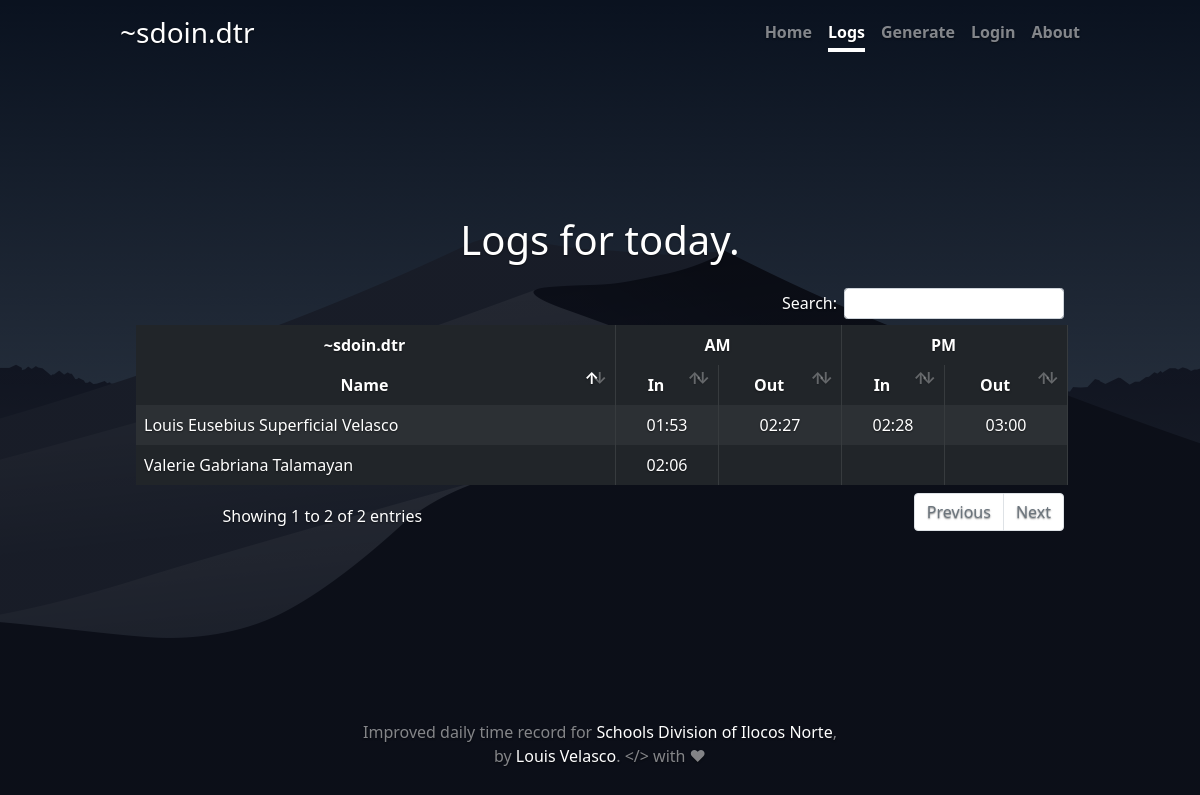
Page /logs on the earlier database version.
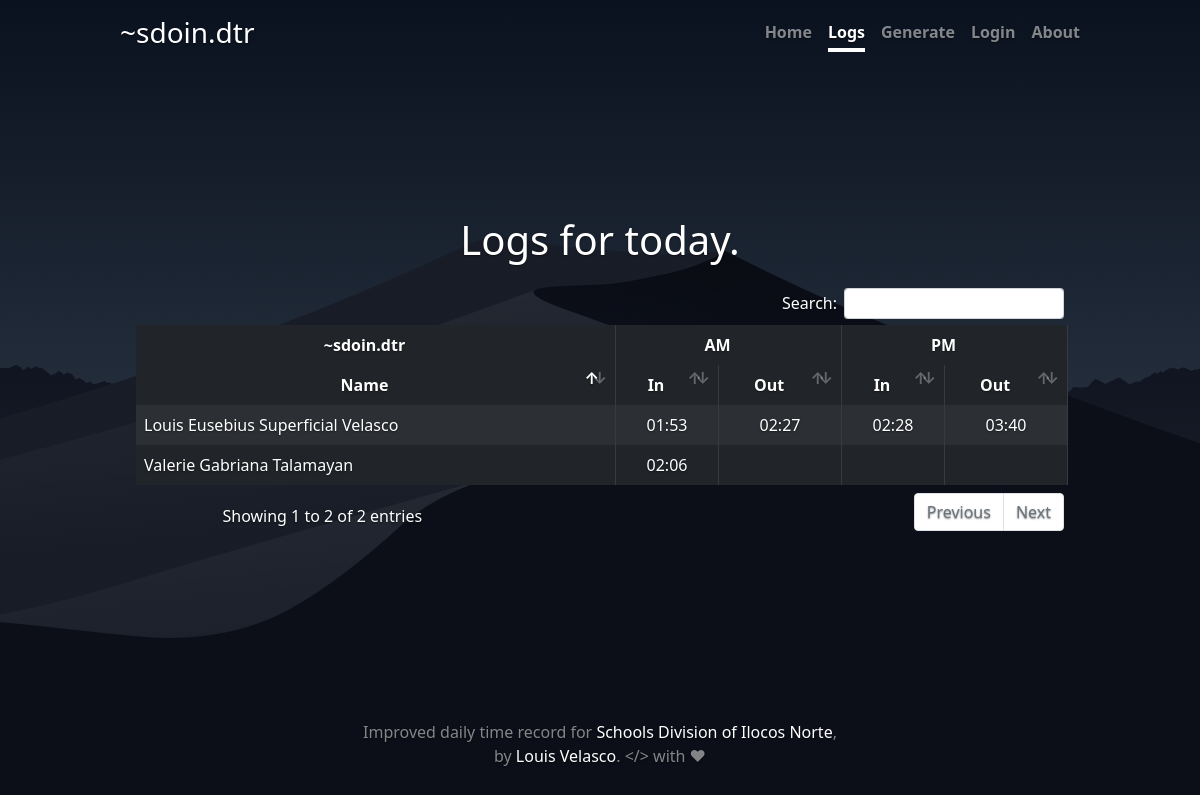
Same page on the later database version.
### website/models.py (models this page shows)
class Staff(db.Model):
    id = db.Column(db.Integer, primary_key=True)
    staff_id_no = db.Column(db.String(64), unique=True)
    name = db.Column(db.String(128))
    position = db.Column(db.String(64))
    gender = db.Column(db.String(10))
    address = db.Column(db.String(128))
    img = db.Column(db.String(128), unique=True)
    img_name = db.Column(db.String(128), nullable=False)
    img_mime = db.Column(db.String(128), nullable=False)
    dtr = db.relationship('DailyTimeRecord')

class DailyTimeRecord(db.Model):
    id = db.Column(db.Integer, primary_key=True)
    time_in_am = db.Column(db.DateTime(timezone=True))
    time_out_am = db.Column(db.DateTime(timezone=True))
    time_in_pm = db.Column(db.DateTime(timezone=True))
    time_out_pm = db.Column(db.DateTime(timezone=True))
    staff_id = db.Column(db.Integer, db.ForeignKey('staff.id'))

### website/views.py (the view)
@views.route('/logs')
def logs():
    today_dt = date.today()
    allStaff = Staff.query.all()
    allDtr = DailyTimeRecord.query.filter(func.date(DailyTimeRecord.time_in_am)==today_dt).all()
    return render_template('logs.html', user=current_user, allDtr=allDtr, allStaff=allStaff)

### website/templates/logs.html (shortened to what this page needs)
{% extends "base.html" %} {% block title %}Daily Logs{% endblock %}
{% block content %}
<h1 class="mb-4">Logs for today.</h1>
<table class="table table-dark table-hover table-bordered table-striped" id="logTable">
  <thead>
    <tr>
      <th class="text-center">~sdoin.dtr</th>
      <th colspan="2" class="text-center">AM</th>
      <th colspan="2" class="text-center">PM</th>
    </tr>
    <tr>
      <th class="text-center">Name</th>
      <th class="text-center">In</th>
      <th class="text-center">Out</th>
      <th class="text-center">In</th>
      <th class="text-center">Out</th>
    </tr>
  </thead>
  <tbody>
    {% for dtr in allDtr %}
    <tr>
      {% for personnel in allStaff if personnel.id == dtr.staff_id %}
      <td>{{personnel.name}}</td>
      {% endfor %}
      <td class="text-center">{% if dtr.time_in_am is not none %}{{dtr.time_in_am.strftime('%I:%M')}}{% endif %}</td>
      <td class="text-center">{% if dtr.time_out_am is not none %}{{dtr.time_out_am.strftime('%I:%M')}}{% endif %}</td>
      <td class="text-center">{% if dtr.time_in_pm is not none %}{{dtr.time_in_pm.strftime('%I:%M')}}{% endif %}</td>
      <td class="text-center">{% if dtr.time_out_pm is not none %}{{dtr.time_out_pm.strftime('%I:%M')}}{% endif %}</td>
    </tr>
    {% endfor %}
  </tbody>
</table>
{% endblock %}

### website/templates/base.html (shortened to what this page needs)
<!doctype html>
<html lang="en" class="h-100">
  <head>
    <link href="{{ url_for('static',filename='css/bootstrap.min.css') }}" rel="stylesheet">
    <link rel="stylesheet" type="text/css" href="{{ url_for('static',filename='css/font-awesome.min.css') }}">
    <link rel="stylesheet" href="{{ url_for('static',filename='css/devicon.min.css') }}">
    <link rel="stylesheet" type="text/css" href="{{ url_for('static',filename='css/datatables.min.css') }}"/>
    <link href="{{ url_for('static',filename='css/index.css') }}" rel="stylesheet">
  </head>
  <body class="d-flex h-100 text-center text-white bg-dark">
<div class="cover-container d-flex w-100 h-100 p-3 mx-auto flex-column">
  <header class="mb-auto">
    <div>
      <h3 class="float-md-start mb-0"><a href="/" class="text-decoration-none text-white">~sdoin.dtr</a></h3>
      <nav class="nav nav-masthead justify-content-center float-md-end">
        {% if user.is_authenticated %}
        <a class="nav-link {% if request.path == '/' %}active{% endif %}" aria-current="page" href="/">Home</a>
        <a class="nav-link {% if request.path == '/logs' %}active{% endif %}" href="/logs">Logs</a>
        <a class="nav-link {% if request.path == '/generate' %}active{% endif %}" href="/generate">Generate</a>
        <a class="nav-link {% if request.path == '/about' %}active{% endif %}" href="/about">About</a>
        <a class="nav-link {% if request.path == '/admin' %}active{% endif %}" href="/admin">Admin</a>
        <a class="nav-link {% if request.path == '/logout' %}active{% endif %}" href="/logout">Logout</a>
        {% else %}
        <a class="nav-link {% if request.path == '/' %}active{% endif %}" aria-current="page" href="/">Home</a>
        <a class="nav-link {% if request.path == '/logs' %}active{% endif %}" href="/logs">Logs</a>
        <a class="nav-link {% if request.path == '/generate' %}active{% endif %}" href="/generate">Generate</a>
        <a class="nav-link {% if request.path == '/login' %}active{% endif %}" href="/login">Login</a>
        <a class="nav-link {% if request.path == '/about' %}active{% endif %}" href="/about">About</a>
        {% endif %}
      </nav>
    </div>
  </header>
  <main class="px-3 mb-4">
    {% block content %}
    {% endblock %}
  </main>
  <footer class="mt-auto text-white-50">
    <p>Improved daily time record for <a href="https://depedilocosnorte.com/sdoin/" target="_blank" class="text-white text-decoration-none">Schools Division of Ilocos Norte</a>, <br>by <a href="https://www.facebook.com/louis.superficial.velasco.1/" target="_blank" class="text-white text-decoration-none">Louis Velasco</a>. &lt;/&gt; with ❤</p>
  </footer>
</div>
  </body>
</html>

### website/static/css/index.css (style rules this page uses)
body { background-image: linear-gradient(rgba(0, 0, 0, 0.5), rgba(0, 0, 0, 0.5)), url("../media/mojave.png"); background-position: center; background-size: cover; background-attachment: fixed; text-shadow: 0 .05rem .1rem rgba(0, 0, 0, .5); }
.cover-container { max-width: 62em; }
.nav-masthead .nav-link { padding: .25rem 0; font-weight: 700; color: rgba(255, 255, 255, .5); background-color: transparent; border-bottom: .25rem solid transparent; }
.nav-masthead .nav-link + .nav-link { margin-left: 1rem; }
.nav-masthead .active { color: #fff; border-bottom-color: #fff; }
.table { text-align: left !important; }

Differences in the rows shown:
changed DailyTimeRecord (number 1 of 2 on the later page): time_out_pm "03:00" → "03:40"
